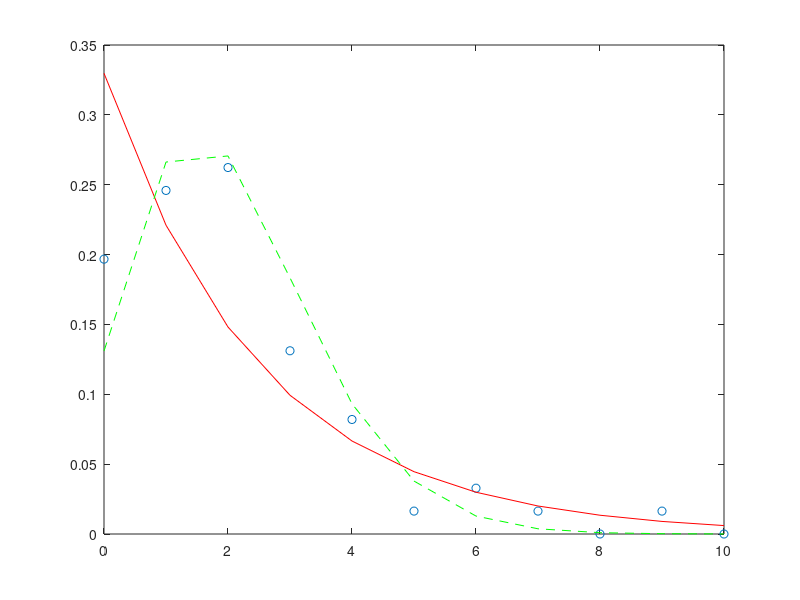

The MATLAB source for this figure:
%{
value k   num Customers
0           12
1           15
2           16
3           8
4           5
5           1   
6           2
7           1
8           0
9           1

%}

numCusts = [12 15 16 8 5 1 2 1 0 1];
kValues = [0 1 2 3 4 5 6 7 8 9];

xValues = [];
for index = 1:1:10,
    for xInd = 1:1:numCusts(index),
       xValues = [xValues kValues(index)];
    end
end

%This denotes N, K and Q where
%   N is the total number of customers
%   K is equal to the sum of the x's
%   Q is the sum of the logs of the factorials of x
bigN = sum(numCusts);
bigK = sum(xValues);
bigQ = sum(log(factorial(xValues)));

%This plots the likelihood versus the p value for the geometric
%   distribution
pValues = [0:1/100:1];
lValues_p = bigN*log(1-pValues) + bigK*log(pValues); 
plot(pValues,lValues_p);

%This plots the likelihood versus the lambda value for the poisson
%   distribution
lambdaValues = [0:1/100:10];
lValues_lambda = -bigN*lambdaValues + bigK*log(lambdaValues) - bigQ;
plot(lambdaValues,lValues_lambda);

bestLambda = bigK/bigN;
best_pValue = bigK/(bigN + bigK);

%the rest of this is used for part 5

%this adds 10 to the end to the x axis will go from 0 to 10
kValues = [kValues 10]
numCusts = [numCusts 0];

%this gets the regular probability distribution
prob_kValues = [];
for index = 1:1:11,
   prob_k = numCusts(index)/bigN;
   prob_kValues = [prob_kValues prob_k];
end

%this is the geometric probability distribution
prob_geom = (1-best_pValue)*(best_pValue.^kValues);
prob_poisson = exp(-1*bestLambda)*(bestLambda.^kValues)./(factorial(kValues));

plot(kValues,prob_kValues,'o',kValues,prob_geom,'r-',kValues,prob_poisson,'g--');

